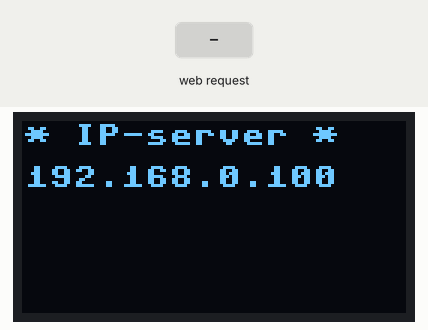
Simulated run of this program. Board: ESP8266 board running MicroPython. Shown: 128×64 one-colour display. The test bench sets the inputs (shaded band). WiFi joins after 1.5 s; random numbers come from a fixed seed; library files of the repository ran but are not shown: ssd1306.py; what the program prints to the serial console is not drawn.

Above: at 3.3 s.
3.4 s: HTTP request GET / received
At 4.2 s:
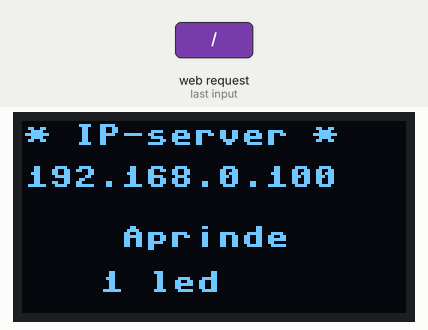
Timing chart, 0 to 6.4 s (numbered marks = the images above; inputs shaded):
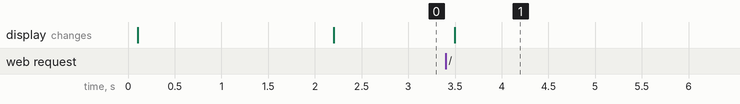

Measured:
- after the input at 3.4 s, the display: changes after 0.10 s (image 1)

The program:

server.py
```python
from machine import Pin, SoftI2C
from time import sleep
import network, socket
import random
import ssd1306
import retea

i2c=SoftI2C(sda=Pin(4), scl=Pin(5), freq=100000)
oled=ssd1306.SSD1306_I2C(128,64,i2c)

def conectare(nume, parola):
    sta_if=network.WLAN(network.STA_IF)
    sta_if.active(True)
    sta_if.ifconfig(('192.168.0.100','192.168.0.255','192.168.0.1','8.8.8.8'))
    sta_if.connect(nume, parola)
    while not sta_if.isconnected():
        pass
        sleep(1)
    return sta_if.ifconfig()[0]


def main():
    ip=conectare(retea.nume_retea, retea.parola)
    if ip==None:
        print("Conectarea nu s-a putut efectua cu succes !")
    else:
        print(" IP-ul serverului este = "+str(ip))
        s=socket.socket(socket.AF_INET, socket.SOCK_STREAM)
        s.bind(('',80))
        s.setsockopt(socket.SOL_SOCKET, socket.SO_REUSEADDR,1)
        s.listen(5)
        while True:
            oled.text('* IP-server * ',1,1)
            oled.text(str(ip),1,15)
            oled.show()
            conn, addr=s.accept()
            print("Conectare de la adresa "+str(addr[0]))
            nr_leduri=random.getrandbits(3)
            print()
            if nr_leduri==1:
                print('Aprinde '+str(nr_leduri)," led ")
                oled.text('    Aprinde ',1,35)
                oled.text("  "+str(nr_leduri)+' led ',10,50)

            else:
                print('Aprinde '+str(nr_leduri)," leduri ")
                oled.text('    Aprinde ',1,35)
                oled.text("  "+str(nr_leduri)+' leduri ',10,50)

            oled.show()
            sleep(1)
            oled.fill(0)

            conn.send(str(nr_leduri).encode())
            sleep(2)
            raspuns=conn.recv(512).decode('utf-8')
            print('Continuam ? (Da/Nu/ Ma mai gandesc... )  ----> ', end=" ")
            print(raspuns)
            if nr_leduri==0 and raspuns=='Nu':
                print('Bye bye ')
                conn.close()
                break
            sleep(3)
            print()


main()
```

retea.py
```python
nume_retea="ce nume de retea ai tu"
parola="ce parola ai tu"
```
